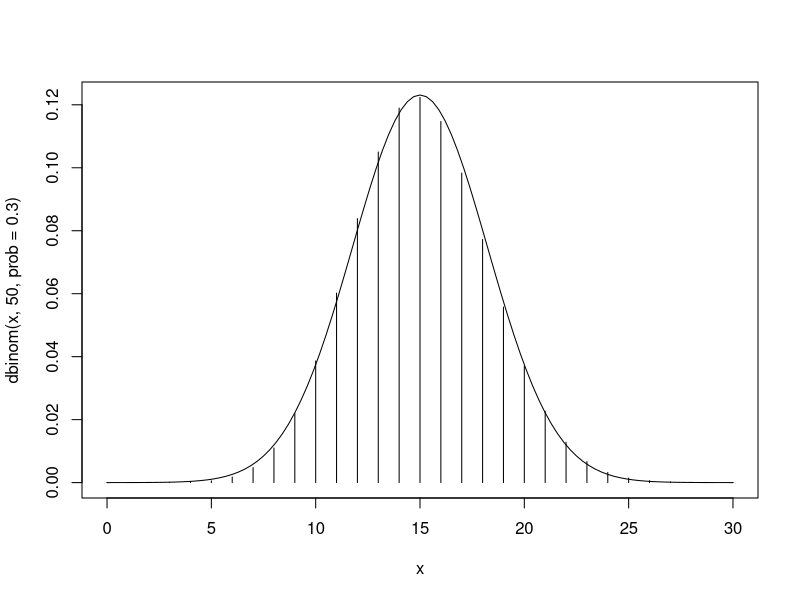

R code for this plot:
# N(170, 5^2)
μ = 170
σ = 5
n = 300

X = rnorm(n, μ, σ)  # 正規分布に従うn個の数値を返す
Z = (X - mean(X))/ sqrt(var(X))
mean(Z)
var(Z)
# ここまで確認作業

# 
result = matrix(0, 1000, 300)
for(i in 1:1000) {
  result[i,] = rnorm(n, μ, σ) 
}
temp = apply(result, 1, mean)
mean(temp)
var(temp)  # σ^2 / n に近い値が出ている
# つまり、正規分布から抽出した標本平均は正規分布に従う、ということ(定理)

# 区間推定
# 有意水準α=0.05, n=10のt分布
qt(0.05/2, 10-1)

# 母比率の信頼区間
# 試行、実験、調査などで、ある観測項目が現れるか、現れないかに関する結果は二項分布B(n, p)に従う。
x = 0:30
plot(x, dbinom(x, 50, prob=0.3), type="h")
sd1 = sqrt(50*0.3*0.7)
curve(dnorm(x, mean=0.3*50, sd=sd1), add=T)  # 標本サイズが大きい場合（50個）、正規分布に非常に近い

# Ex) 1000人に対して行った調査で、ある政権の支持率が45%だとする。有意水準5%(α=0.05)の場合の母比率の信頼区間の計算
z = abs(qnorm(0.05/2))
under = 0.45 - z * sqrt(0.45*(1-0.45)/1000)
upper = 0.45 + z * sqrt(0.45*(1-0.45)/1000)
under = round(under, 4)
upper = round(upper, 4)
sprintf("母集団の支持率はおおよそ %.4f 〜 %.4f の間と推測", under, upper)

# 以下テスト
integrate(dnorm,-Inf,Inf) # 積分

